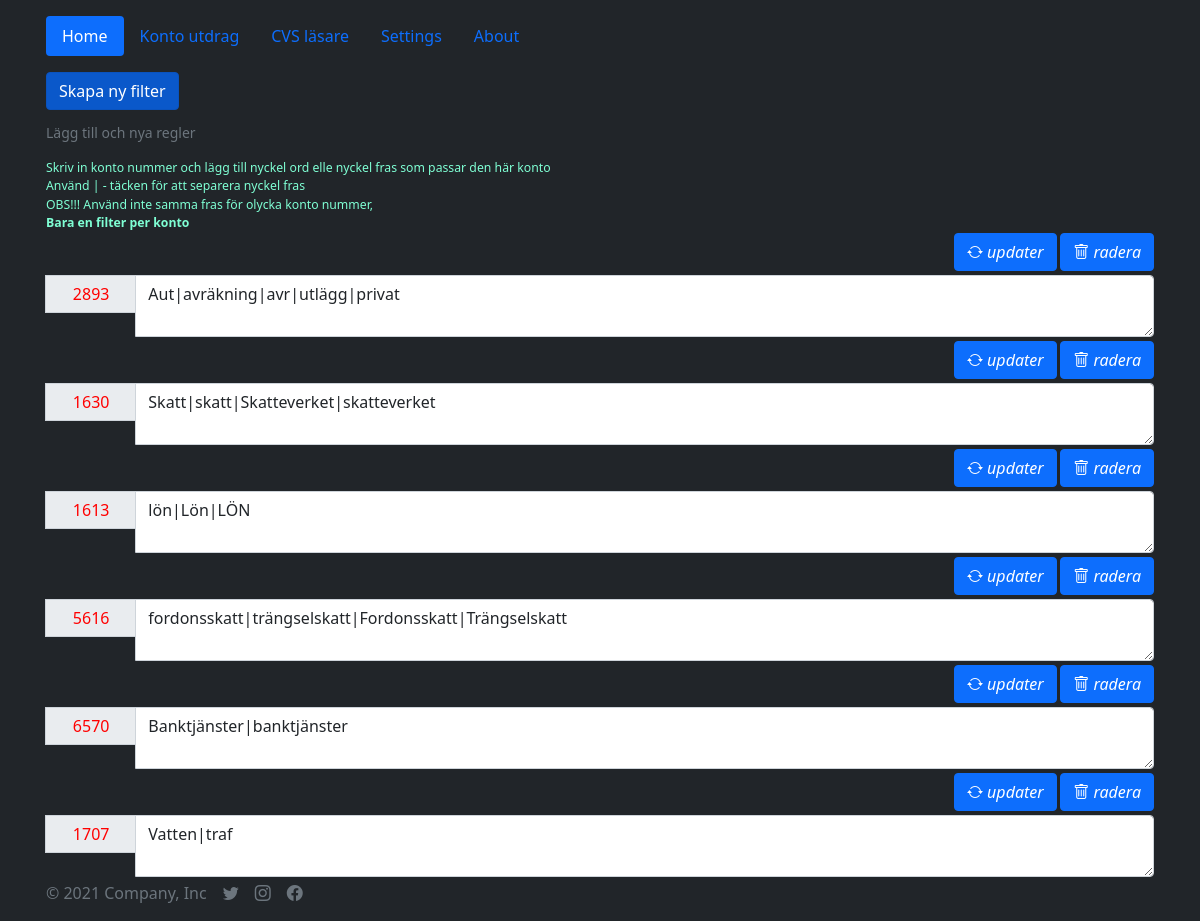
The app's page /settings, older data.
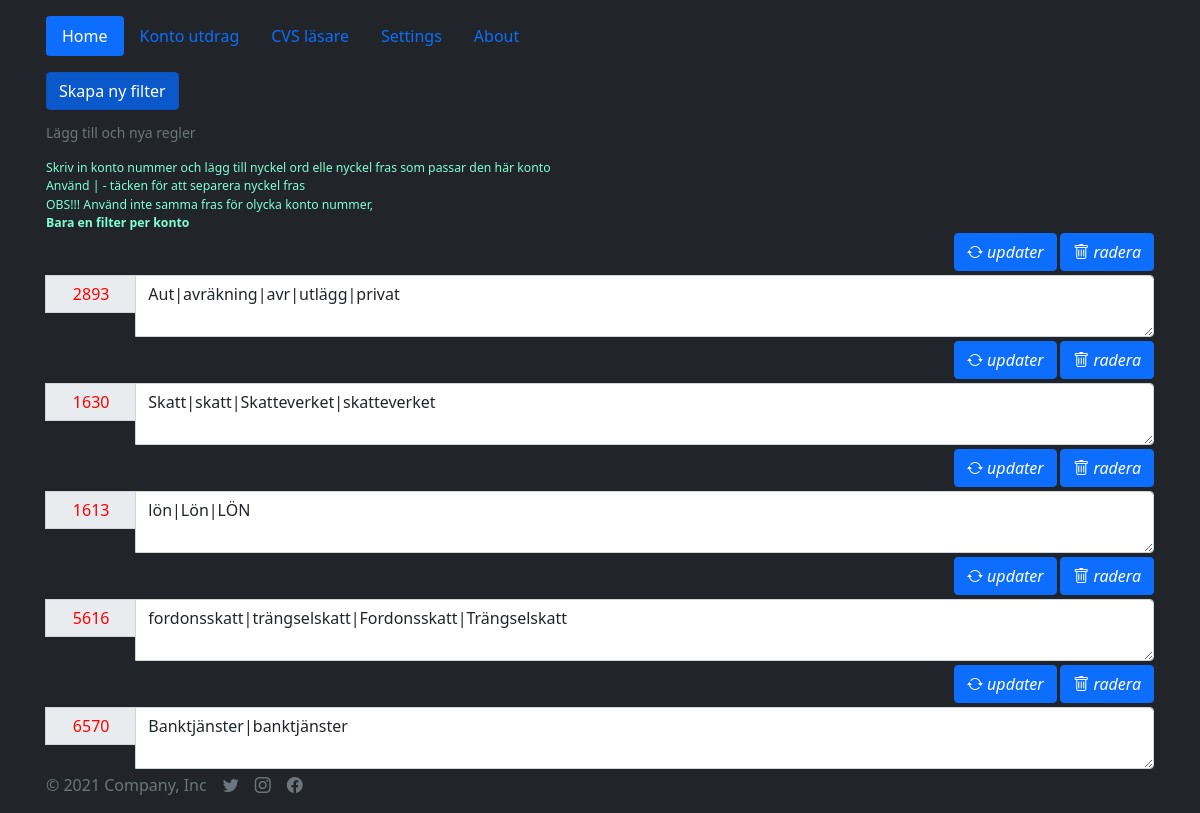
The same page, newer data.
### app/database_setup.py (models this page shows, shortened)
class Settings(Base):
    __tablename__ = 'settings'
    __tableargs__ = {'comment': 'Filter installningar'}
    quote_id = Column(Integer, nullable=False, unique=True, primary_key=True, autoincrement=True)
    konto = Column(Integer, default=datetime.utcnow(), comment='konto number', unique=True)
    filter = Column(Text, default=datetime.utcnow(), comment='name')

### app/app.py (the view)
@app.route('/settings', methods=['POST', 'GET'])
def show_settings():
    settings_list = session.query(Settings).all()
    return render_template('settings.html', settings=settings_list)

### app/templates/settings.html (shortened to what this page needs)
{% extends 'base.html' %}
{% block body %}
    <main class="mt-3">
        <div class="mb-3 justify-content-end">
            <a href="javascript:settings()" class="btn btn-primary active mb-2" aria-current="page">Skapa ny filter</a>
            <div id="label_for_huvudkonto" class="form-text">Lägg till och nya regler</div>
        </div>
        <div id="label_for_huvudkonto" class="form-text" style="color: aquamarine">
            <div id="label_for_huvudkonto" class="form-text" style="color: aquamarine">
                Skriv in konto nummer och lägg till nyckel ord elle nyckel fras som passar den här konto
                <br>Använd | - täcken för att separera nyckel fras
                <br>OBS!!! Använd inte samma fras för olycka konto nummer,
                <br><strong>Bara en filter per konto</strong>
            </div>
            {% if settings|length > 0 %}
                {% for setting in settings %}
                    <form method="post" id="settings" action="/settings/{{ setting.quote_id }}/edit/">
                        <div class="mb-1" style="text-align: right">
                            <button class="btn btn-primary" type="submit">
                                <i class="bi bi-arrow-repeat"> updater</i>
                            </button>
                            <a class="btn btn-primary" href="/settings/{{ setting.quote_id }}/delete/" role="button">
                                <i class="bi bi-trash"> radera </i>
                            </a>
                        </div>
                        <div class="input-group mb-1">
                            <input type="text"
                                   id="konto_n"
                                   class="input-group-text col-sm-1 justify-content-start"
                                   name="konto_n"
                                   style="height: 38px; color: red;"
                                   value={{ setting.konto }}>
                            <textarea id="filter_list" class="form-control col-lg justify-content-center"
                                      name="filter_list">{{ setting.filter }}
                        </textarea>
                        </div>
                    </form>
                {% endfor %}
            {% endif %}
        </div>
    </main>
{% endblock %}

### app/templates/base.html (shortened to what this page needs)
<!doctype html>
<html lang="en" class="h-100 align-items-center">
<head>
    <link rel="stylesheet" href="{{ url_for('static',filename='css/main.css') }}">
    <link rel="stylesheet" href="https://cdn.jsdelivr.net/npm/bootstrap@5.1.3/dist/css/bootstrap.min.css"
>
    <link rel="stylesheet" href="https://cdn.jsdelivr.net/npm/bootstrap-icons@1.7.2/font/bootstrap-icons.css">
    <link rel="stylesheet"
          href="https://cdn.jsdelivr.net/npm/@fortawesome/fontawesome-free@5.15.4/css/fontawesome.min.css"
>
    <link href="https://cdn.jsdelivr.net/npm/bootstrap-dark-5@1.1.3/dist/css/bootstrap-night.min.css" rel="stylesheet">
</head>
<body class="text-white bg-dark">
<div class="container d-flex w-100  p-3 mx-auto flex-column">
    <header class="mb-auto">
        <ul class="nav nav-pills">
            <li class="nav-item"><a href="/" class="nav-link active" aria-current="page">Home</a></li>
            <li class="nav-item"><a href="/bank_statements" class="nav-link">Konto utdrag</a></li>
            <li class="nav-item"><a href="/create_transaktion" class="nav-link">CVS läsare</a></li>
            <li class="nav-item"><a href="/settings" class="nav-link">Settings</a></li>
            <li class="nav-item"><a href="/about" class="nav-link">About</a></li>
        </ul>
    </header>
    {% block body %}{% endblock %}
    <footer class="mt-auto text-white-50">
        <div class="d-flex align-items-center">
            <span class="text-muted">© 2021 Company, Inc</span>
            <ul class="nav mt-auto justify-content-end d-flex">
                <li class="ms-3">
                    <a class="text-muted" href="#">
                        <i class="bi bi-twitter"></i>
                    </a>
                </li>
                <li class="ms-3">
                    <a class="text-muted" href="#">
                        <i class="bi bi-instagram"></i>
                    </a>
                </li>
                <li class="ms-3">
                    <a class="text-muted" href="#">
                        <i class="bi bi-facebook"></i>
                    </a>
                </li>
            </ul>
        </div>
    </footer>
</div>
</body>
</html>

Row changes from the older to the newer data that the page shows:
removed Settings: konto_n "1707", filter_list "Vatten|traf"
